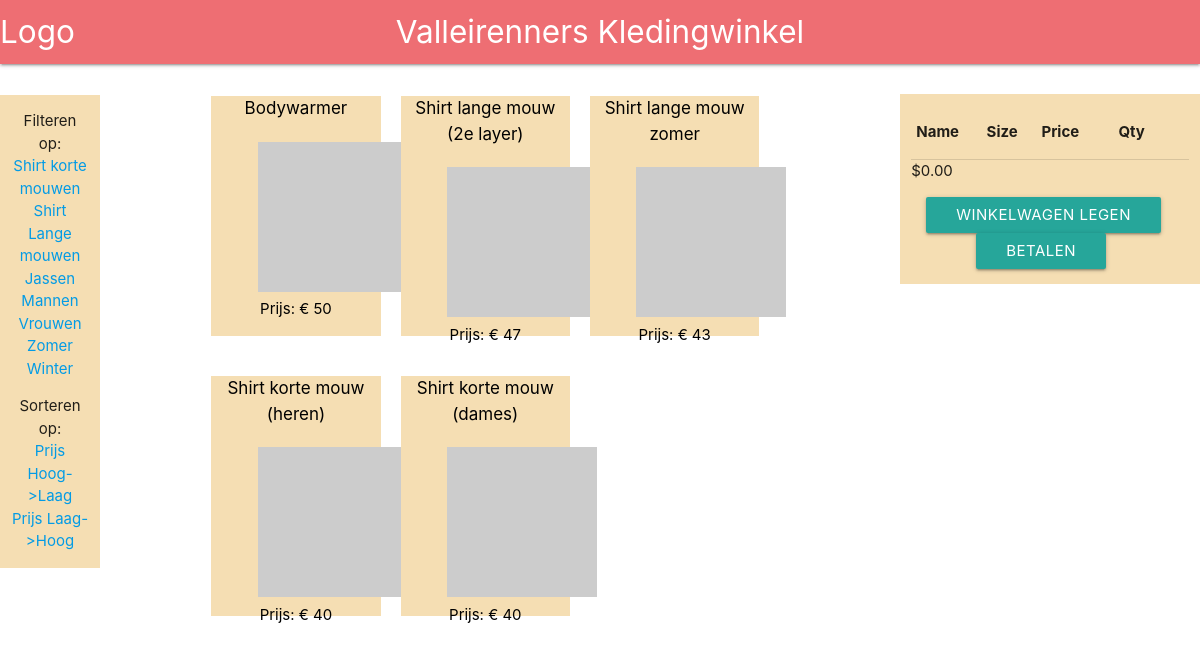
The app's page /shop/shop.php?filter=PrijsHL with its own data.
### tables this page shows
CREATE TABLE `producten` (
  `id` int(11) NOT NULL,
  `artikelcode` varchar(255) NOT NULL,
  `naam` varchar(255) NOT NULL,
  `omschrijving` text NOT NULL,
  `verkoopprijs` double NOT NULL,
  `categorie` int(11) NOT NULL,
  `gender` int(11) NOT NULL,
  `isbundel` tinyint(1) NOT NULL DEFAULT '0'
);

### database/products.php (the view, shortened to what this page needs)
<?php
function handleFilter()
{
	$query = "SELECT * FROM producten ";
	if(isset($_GET['filter']))
	{
		if($_GET['filter'] == "PrijsHL")
		{
			$totalQuery = $query . "ORDER BY producten.verkoopprijs DESC";
			return $totalQuery;
		}
	}
}
function getProducts()
{
	$query = handleFilter();
	$selectedProduct = 'false';
	$connection = connect();
	$stmt = $connection->prepare($query);
	$stmt->execute();
	$producten = [];
	while($row = $stmt->fetch(PDO::FETCH_ASSOC))
	{
		$id = $row['id'];
		$naam = $row['naam'];
		$prijs = $row['verkoopprijs'];
		$disc = $row['omschrijving'];
		$code = $row['artikelcode'];
		$product = array($naam, $disc, $prijs, $id, $code);
		array_push($producten, $product);
	}
	if($selectedProduct != 'true')
	{
		foreach ($producten as $value)
		{
			?>
			<a class="product" href="shop.php?product=<?=$value[3]?>">
				<div class="col s3 item">
				<div class="row naam">
					<span class="naam" style="text-align: center;"><?=$value[0]?></span>
				</div>
					<img class="foto" src="http://via.placeholder.com/150x150" alt="Product Foto">
				<div class="row prijs">
					<span class="prijs">Prijs: € <?=$value[2]?></span>
				</div>
			</div>
			</a>
			<?php
		}
	}
}
			?>

### shop/shop.php (shortened to what this page needs)
<!DOCTYPE html>
<html>
<head>
	<link rel="stylesheet" href="../materialize/css/materialize.min.css">
	<link rel="stylesheet" href="shop.css">
</head>
<header>
<nav>
  <div class="nav-wrapper">
    <a href="#!" class="brand-logo">Logo</a>
    <a class="brand-logo center">Valleirenners Kledingwinkel</a>
  </div>
</nav>
</header>
<body>
<div class="row">
	<div class="col s1 margin">
	<?php
	  require "../content/filter.php";
	?>
	</div>
	<div class="col s7 offset-s1 margin">
	<?php
	  require "../content/products.php";
	?>
	</div>
	<div class="col s3" style="background-color: wheat; margin-top: 30px;">
		<div class="simpleCart_items margin"></div>
		<div class="simpleCart_total"></div>
		<div style="padding: 15px;">
			<a class="simpleCart_empty btn" href="shop.php?filter=PrijsHL">Winkelwagen legen</a>
			<a class="simpleCart_checkout btn" href="../shoppingcart/shoppingcart.php" style="margin-left: 50px;">Betalen</a>
		</div>
	</div>
</div>
</body>
</html>

### content/filter.php (shortened to what this page needs)
<!DOCTYPE html>
<html>
<head>
	<link rel="stylesheet" href="../materialize/css/materialize.min.css">
</head>
<body>
	<div class="row">
		<div class="col s1 filter">
			<ul>
				Filteren op:
				<li><a href='../shop/shop.php?soort=ShirtK'>Shirt korte mouwen</a></li>
				<li><a href='../shop/shop.php?soort=ShirtL'>Shirt Lange mouwen</a></li>
				<li><a href='../shop/shop.php?soort=Jassen'>Jassen</a></li>
				<li><a href='../shop/shop.php?gender=Man'>Mannen</a></li>
				<li><a href='../shop/shop.php?gender=Vrouw'>Vrouwen</a></li>
				<li><a href='../shop/shop.php?weer=Zomer'>Zomer</a></li>
				<li><a href='../shop/shop.php?weer=Winter'>Winter</a></li>
			</ul>
			<ul>
				Sorteren op:
				<li><a href='../shop/shop.php?filter=PrijsHL'>Prijs Hoog->Laag</a></li>
				<li><a href='../shop/shop.php?filter=PrijsLH'>Prijs Laag->Hoog</a></li>
			</ul>
		</div>
	</div>
</body>
</html>

### content/products.php (shortened to what this page needs)
<!DOCTYPE html>
<html>
<head>
	<link rel="stylesheet" href="../materialize/css/materialize.min.css">
</head>
<body>
	<?php
		require "../database/products.php";
		getProducts();
	?>
</body>
</html>

### shop/shop.css (style rules this page uses)
a { color: black; }
.filter { background-color: wheat; text-align: center; position: fixed; top: 95px; }
.item { height: 240px; max-width: 240px; background-color: wheat; margin: 20px; }
.naam { font-size: 17px; text-align: center; }
.prijs { font-size: 15px; text-align: center; }
.foto { margin-left: 35px; }
.product { color: black; }
.margin { margin-top: 12px; }

### records on screen
producten: naam "Bodywarmer", verkoopprijs "50"
producten: naam "Shirt lange mouw (2e layer)", verkoopprijs "47"
producten: naam "Shirt lange mouw zomer", verkoopprijs "43"
producten: naam "Shirt korte mouw (heren)", verkoopprijs "40"
producten: naam "Shirt korte mouw (dames)", verkoopprijs "40"
